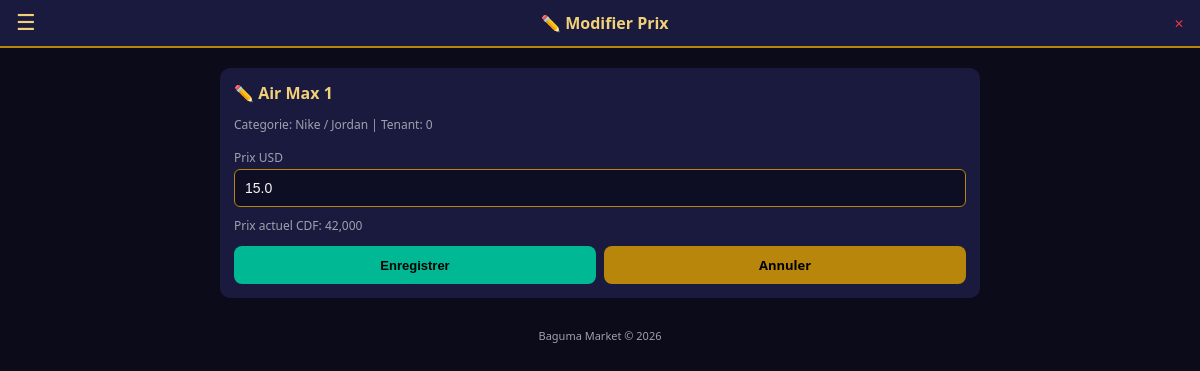
Screenshot of /produits/edit/43 (signed in) with the database file from the repository.
### tables this page shows
CREATE TABLE produits (
        id INTEGER PRIMARY KEY AUTOINCREMENT,
        categorie_id INTEGER, nom TEXT,
        prix_usd REAL, prix_cdf REAL, stock INTEGER DEFAULT 100, tenant_id INTEGER DEFAULT 0,
        FOREIGN KEY (categorie_id) REFERENCES categories(id));

CREATE TABLE categories (
        id INTEGER PRIMARY KEY AUTOINCREMENT,
        nom TEXT, emoji TEXT, tenant_id INTEGER DEFAULT 0);

### web.py (the view, shortened to what this page needs)
@app.route("/produits/edit/<int:pid>", methods=["GET", "POST"])
@login_required
def produit_edit(pid):
    if not is_admin():
        return redirect(url_for("produits"))
    conn = get_db()
    c = conn.cursor()
    c.execute("SELECT p.*, c.nom as cat_nom FROM produits p JOIN categories c ON p.categorie_id=c.id WHERE p.id=?", (pid,))
    prod = c.fetchone()
    if not prod:
        conn.close()
        return redirect(url_for("produits"))
    conn.close()
    return render_template("produit_edit.html", prod=prod, is_admin=is_admin())

### web.py (called while the page is built)
def get_db():
    conn = sqlite3.connect(DB)
    conn.row_factory = sqlite3.Row
    return conn

def login_required(f):
    from functools import wraps
    @wraps(f)
    def decorated(*args, **kwargs):
        if "user_id" not in session:
            return redirect(url_for("login"))
        return f(*args, **kwargs)
    return decorated

def is_admin():
    return session.get("tenant_id", 0) == 0 and session.get("role") == "admin"

def get_effective_tid():
    if is_admin():
        return session.get("view_tenant")
    return session.get("tenant_id")

@app.context_processor
def inject_tenant():
    slug = session.get("tenant_slug")
    tid = session.get("tenant_id", 0)
    unread = 0
    if "user_id" in session:
        try:
            conn = get_db()
            c = conn.cursor()
            etid = get_effective_tid()
            if etid is not None:
                c.execute("SELECT COUNT(*) FROM notifications WHERE is_read=0 AND tenant_id=?", (etid,))
            else:
                c.execute("SELECT COUNT(*) FROM notifications WHERE is_read=0")
            unread = c.fetchone()[0]
            conn.close()
        except Exception:
            unread = 0
    return {
        "tenant_slug": slug,
        "tenant_name": TENANT_NAMES.get(tid, "Admin Global"),
        "is_global_admin": tid == 0 and session.get("role") == "admin",
        "unread_notifs": unread,
    }

### templates/produit_edit.html (shortened to what this page needs)
{% extends "base.html" %}
{% block body %}
<div class="topbar">
<button class="menu-btn" onclick="toggleNav()">☰</button>
<h1>✏️ Modifier Prix</h1>
<a href="/logout" style="color:var(--red);font-size:12px">✕</a>
</div>
<div class="container">
<div class="card">
<h2 style="color:var(--gold2);font-size:16px;margin-bottom:12px">✏️ {{prod.nom}}</h2>
<p style="color:var(--txt2);font-size:12px;margin-bottom:16px">Categorie: {{prod.cat_nom}} | Tenant: {{prod.tenant_id}}</p>
<form method="POST">
<div class="form-group">
<label>Prix USD</label>
<input type="number" name="prix_usd" value="{{prod.prix_usd}}" step="0.01" min="0" required>
</div>
<p style="color:var(--txt2);font-size:12px;margin-bottom:12px">Prix actuel CDF: {{ "{:,.0f}".format(prod.prix_cdf) }}</p>
<div style="display:flex;gap:8px">
<button type="submit" class="btn btn-green" style="flex:1">Enregistrer</button>
<a href="/produits" class="btn btn-gold" style="flex:1;text-align:center">Annuler</a>
</div>
</form>
</div>
<div class="footer">Baguma Market &copy; 2026</div>
</div>
{% endblock %}

### templates/base.html (style rules this page uses)
* { margin:0;padding:0;box-sizing:border-box }
:root { --bg:#0b0b1a;--card:#1a1a3e;--gold:#b8860b;--gold2:#f0d078;--green:#00b894;--red:#e63946;--blue:#0984e3;--txt:#f5f5f5;--txt2:#a0a0b0;--hon:#e84393 }
body { font-family:'Segoe UI',Tahoma,sans-serif;background:var(--bg);color:var(--txt);min-height:100vh }
a { color:var(--gold2);text-decoration:none }
.topbar { background:var(--card);padding:10px 16px;display:flex;align-items:center;justify-content:space-between;position:sticky;top:0;z-index:100;border-bottom:2px solid var(--gold) }
.topbar h1 { font-size:16px;color:var(--gold2) }
.topbar .menu-btn { background:none;border:none;color:var(--gold2);font-size:22px;cursor:pointer }
.container { padding:12px;max-width:800px;margin:0 auto }
.card { background:var(--card);border-radius:10px;padding:14px;margin-bottom:10px }
.btn { padding:10px 18px;border:none;border-radius:8px;font-size:13px;font-weight:bold;cursor:pointer;display:inline-block }
.btn-green { background:var(--green);color:#000 }
.btn-gold { background:var(--gold);color:#000 }
.form-group { margin-bottom:10px }
.form-group label { display:block;font-size:12px;color:var(--txt2);margin-bottom:3px }
.form-group input,.form-group select { width:100%;padding:10px;background:#0d0d24;border:1px solid var(--gold);border-radius:6px;color:var(--txt);font-size:14px }
.footer { text-align:center;padding:20px;color:var(--txt2);font-size:11px }
@media (min-width:600px) { .container { padding:20px } }

### rows the page displays
produits: nom "Air Max 1", tenant_id "0", prix_usd "15.0", prix_cdf "42,000"
categories: cat_nom "Nike / Jordan"
